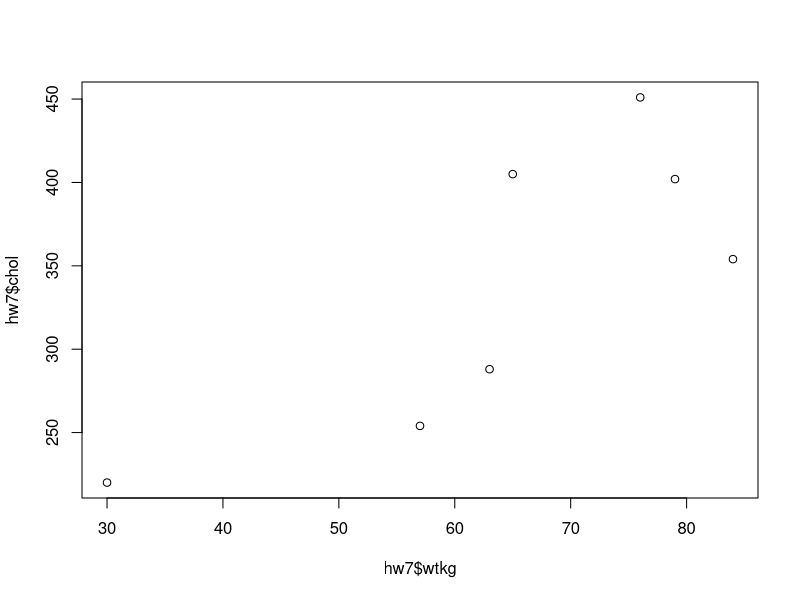
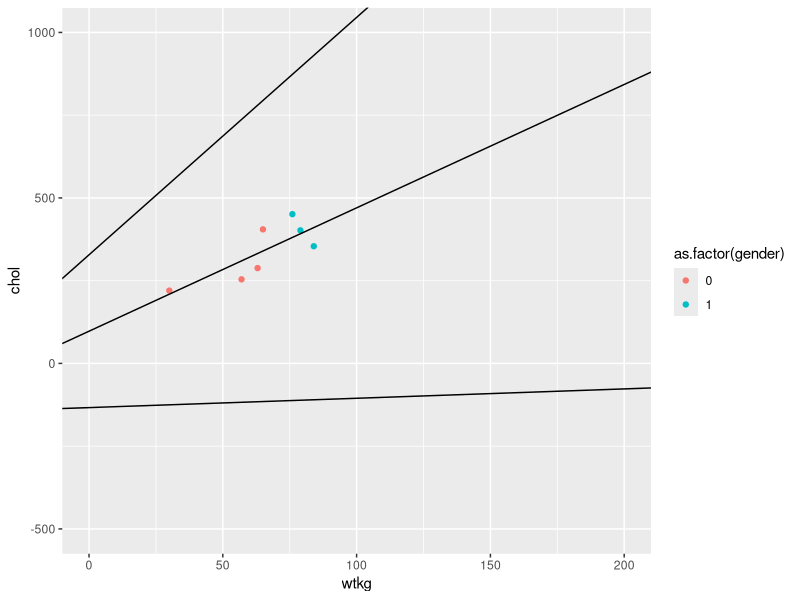

R code for these plots, in order:
# Data
hw7 <- data.frame(
  id = 1:7,
  gender = c(0,1,0,1,0,1,0),
  chol = c(254,402,288,354,220,451,405),
  wtkg = c(57,79,63,84,30,76,65),
  age =c(23,57,28,46,34,57,52)
)

# Question 2
# Part A

# Linear regression cholesterol and weight
fit <- lm(chol ~ wtkg, data = hw7)

# Info for table
sum <- summary(fit)
confint(fit)

# Part B
# y = b_0 + b_1(X) + e
# y = 97.395 + 3.727X

# Part C
# 97.395
# Average cholesterol if weight is zero kilograms (probably not interpretable)

# Part D
# [-133.3957971, 328.186461]
# we are 95% confident that cholesterol levels for persons with weight of zero
# kilograms is in the confidence interval [-133.3957971, 328.186461].

# Part E
# Fail to reject the hypothesis that the true intercept is 0, based on our 
# confidence interval [-133.3957971, 328.186461], which contains 0.

# Part F
# Estimated slope: 3.727
# For a unit increase in weight, for persons with weight between 30 and 84 kilograms,
# average cholesterol increases by 3.727 mg/100ml.

# Part G
# 95 % confidence interval: [0.2823573, 7.172412]
# Reject the hypthesis that the average slope is 0. Confidence interval does not contain zero.

# Part
library(tidyverse)
library(ggplot2)

plot(hw7$wtkg, hw7$chol, type = "p")

ggplot(data = hw7, mapping = aes(x = wtkg, y = chol, color = as.factor(gender))) +
  geom_point() +
  geom_abline(intercept = 97.395, slope = 3.727) +
  geom_abline(intercept = -133.43957971, slope = 0.2823573) +
  geom_abline(intercept = 328.186461, slope = 7.172412) +
  scale_x_continuous(limits = c(0, 200)) +
  scale_y_continuous(limits = c(-500, 1000))

predict(fit, hw7, interval = "predict", level = )



